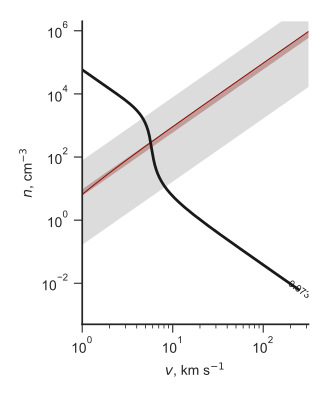

Python code for this plot:
import sys
import numpy as np
from matplotlib import pyplot as plt
import seaborn as sns
from vec_root import chandrupatla

figname = sys.argv[0].replace('.py', '.pdf')

sns.set_style('ticks')
sns.set_color_codes('dark')
fig, axes = plt.subplots(1, 1, sharex=True, sharey=True, figsize=(3.3, 4))
stardata = [
    [10.0, 0.63, 0.0066, 1e-4, axes],
]

# Velocities in units of km/s (1 km/s -> 100 km/s)
logvgrid = np.linspace(0.0, 2.5, 800)
# Densities in units of 1 pcc  (0.01 -> 1e5)
logngrid = np.linspace(-3.3, 6.3, 800)
# 2d versions of velocity and density grids
vv, nn = np.meshgrid(10**logvgrid, 10**logngrid)

def rstar(v10, n, L4):
    """Characteristic radius in pc"""
    return 2.21*np.sqrt(L4/n)/v10

def taustar(v10, n, L4, kappa600=1.0):
    """Characteristic optical depth"""
    return 0.0089*kappa600*np.sqrt(L4*n)/v10

def xfunc(x, ts, eta):
    """Function to be zeroed to find x"""
    return x**2 - (1.0 - np.exp(-2*ts*x)) - eta

R0s = [0.073, ]
lws = [2.0, ]
cformats = { 0.073: "0.073 pc", }
clevs_to_label = list(cformats.keys())

box_params = dict(fc='w', ec='0.8', lw=0.4, pad=2)
RBW_label = r"Radiation bow wave, $\eta < \tau < 1$"
RBS_label = r"Radiation bow shock, $\tau > 1$"
WBS_label = r"Wind bow shock, $\tau < \eta$"

# Miscellaneous panel-dependent plot params
d = {
    "RBW y": {10.0: 4000.0, 20.0: 5000.0, 40.0: 2500.0},
    "trapped y": {10.0: 3.5e4, 20.0: 2.5e5, 40.0: 1.5e5},
    "trapped bg": {10.0: '0.85', 20.0: 'w', 40.0: 'w'},
    "IF tau": {10.0: 0.2, 20.0: 3.7, 40.0: 6.4},
    "IF tau gas": {10.0: 5.0, 20.0: 5.0, 40.0: 5.0},
}

T0 = 8000*np.ones_like(vv)
kappa = 600.0
for M, L4, eta, S49, ax in stardata:
    Mlabel = "\n".join([
        "B1.5V star", "",
        rf"$M = {M:.0f}\, M_\odot$",
        rf"$L = {1e4*L4:.1e}\, L_\odot$".replace("e+0", r"\times 10^"),
        rf"$\eta = {eta}$"])
    Rs = rstar(vv/10, nn, L4)
    ts = taustar(vv/10, nn, L4, kappa600=kappa/600.0)
    a, b = 0.0, 2*np.sqrt(1.0 + eta)
    x = chandrupatla(xfunc, a, b, args=(ts, eta))
    R0 = x*Rs
    tau = 2*x*ts

    # Ionization parameter - fiducial
    U = 2.789*S49 / (R0**2 * nn)
    # Shell ionization parameter - assume compression by M^2
    Ush = U/(vv/10)**2
    # Ionization fraction in shell
    ysh = 1.0 - 1.0/(3.5e5*Ush)

    # cs = ax.contour(vv, nn, ysh,
    #                 (0.9, 0.99, 0.999, 0.9999, 0.99999),
    #                 linewidths=1.0,
    #                 colors='g', alpha=0.5)
    # ax.clabel(cs,
    #           fontsize=5, colors='g', fmt='$%.5f$', 
    #           inline=True, inline_spacing=1, use_clabeltext=True)
    # ax.text(75, 6e-3, fr"$y_\mathrm{{in}} = {ysh.max():.5f}$",
    #         fontsize=5, color='g', alpha=0.5)
    # ax.text(12, 1.3e6, fr"$y_\mathrm{{in}} = {ysh.min():.5f}$",
    #         fontsize=5, color='g', alpha=0.5)

    # Fraction of ionizing photons absorbed in shell
    alphaB = 2.6e-13*(T0/1e4)**(-0.7)
    absfrac0 = 3*np.pi*(3.085677582e18)**3 * alphaB / 1e49
    absfrac = absfrac0 * (vv/10)**2 * nn**2 * R0**3 / S49
    # Advection contribution
    advecfrac = 4*np.pi*(3.085677582e18*R0)**2 *nn*vv*1e5 / (1e49*S49) 
    # Equivalent optical depth
    tau_gas = -np.log(1.0 - absfrac)
    #absfrac = 2.76e-4 * (vv/10)**-1 * nn**0.5 * (L4)**1.5 / S49

    T0[absfrac + advecfrac > 1.0] = 100.0

    tau_dust = (3/8)*tau
    # Ionization parameter just outside the shell
    Uout = U*np.exp(-(tau_dust + tau_gas))
    Uout[~np.isfinite(Uout)] = 0.0
    Ushout = Uout/(vv/10)**2

    # y^2 / (1 - y) = CU
    # y = 0.1 => y^2 / (1 - y) = 0.0111111111111
    # y = 0.5 => y^2 / (1 - y) = 0.5
    # y = 0.9 => y^2 / (1 - y) = 8.1
    # y = 0.99 => y^2 / (1 - y) = 98.1

    # cu = 3.5e5*Uout

    # y_out = 0.5*cu * (np.sqrt(1.0 + 4/cu) - 1.0)
    # cs = ax.contour(vv, nn, Uout,
    #                 np.logspace(-7.0, 1.0, 9),
    #                 linewidths=np.linspace(0.2, 1.5, 9),
    #                 colors='r', alpha=0.5)
    # ax.clabel(cs,x
    #           fontsize='xx-small', colors='r', fmt='%.0e', 
    #           inline=True, inline_spacing=1, use_clabeltext=True)

    #ax.contour(vv, nn, 3.5e5*Uout, (0.5, 98.1), colors='r', alpha=0.5)
    c_sig_over_alpha = 2.99792458e10*3e-18 / alphaB
    c_sig_over_alpha *= (1 - absfrac)**(1./3.)
    y_IF = 0.1
    y1, y2 = 0.01, 0.99
    LHS_IF = y_IF**2 / (1 - y_IF)
    LHS1, LHS2 = y1**2/(1 - y1), y2**2/(1 - y2)
    #cs = ax.contour(vv, nn, c_sig_over_alpha*Ushout, (LHS_IF,), linewidths=2, colors='r', alpha=0.5)
    m = (c_sig_over_alpha*Ushout >= LHS1) & (c_sig_over_alpha*Ushout <= LHS2)
    tau_gas_IF = np.nanmean(tau_gas[m])
    tau_dust_IF = np.nanmean(tau_dust[m])
    cs = ax.contourf(vv, nn, tau_dust, (tau_dust[m].min(), tau_dust[m].max()), linewidths=2, colors='r', alpha=0.3)
    ax.contour(vv, nn, absfrac+advecfrac, 1.0, linewidths=0.7, colors='r')

    # ax.contour(vv, nn, tau, tau_dust_IF,
    #            colors='k', linestyles='--', linewidths=0.8)
    # ax.contour(vv, nn, tau_gas, tau_gas_IF,
    #            colors='y', linewidths=0.4)
    arrows = r"$\uparrow\!\!\!\!\uparrow$"
    # trap_text = rf"{arrows} Trapped i-front, $\tau_\mathrm{{d}} = {tau_dust_IF:.1f}$, $\tau_\mathrm{{gas}} = {tau_gas_IF:.1f}$ {arrows}"
    trap_text = rf"{arrows} Trapped i-front {arrows}"
    # ax.text(60, d["trapped y"][M],
    #         trap_text,
    #         ha='center', va='center',
    #         fontsize='xx-small', color='r', alpha=0.5, rotation=10,
    #         bbox=dict(fc=d["trapped bg"][M], ec='none', pad=0.1)
    # )
    # ax.clabel(cs, (0.5,),
    #           manual=((60, 1e4),),
    #           fontsize='xx-small', colors='r',
    #           fmt=r'$\uparrow\uparrow$ Trapped i-front $\uparrow\uparrow$', 
    #           inline=True, inline_spacing=10, use_clabeltext=True)

    ax.contourf(vv, nn, tau, (eta, 1.0), colors='k', alpha=0.15)
    # ax.contour(vv, nn, tau, (eta/3, eta, 3*eta), colors='r')
    # ax.contour(vv, nn, tau, (1.0, 3.0), colors='m')
    cs = ax.contour(vv, nn, R0, R0s, linewidths=lws, colors='k')
    clevs = [level for level in clevs_to_label if level in cs.levels]
    ax.clabel(cs, clevs,
              fontsize='x-small', fmt=cformats,
              inline=True, inline_spacing=2, use_clabeltext=True)
    # ax.text(62.0, 1e-2, Mlabel, zorder=100, fontsize='x-small', bbox=box_params)
    # ax.text(18.0, d["RBW y"][M], RBW_label, rotation=15, fontsize='xx-small', bbox={**box_params, **dict(fc='0.85', ec='0.6')})
    # ax.text(16.0, 1e6, RBS_label, rotation=15, fontsize='xx-small', bbox=box_params)
    # ax.text(20.0, 15.0, WBS_label, rotation=15, fontsize='xx-small', bbox=box_params)


    #
    # Now do the cooling length
    #
    # Sound speed:
    cs = 11.4*np.sqrt(T0/1e4)
    # pre-shock Mach number
    M0 = vv/cs
    # post-shock Mach number
    M1 = np.sqrt((M0**2 + 3)/(5*M0**2 - 1))
    # post-shock temperature in units of T0
    T1 = (5*M0**2 - 1)*(1 + 3/M0**2) / 16
    # post-shock density
    n1 = nn*4*M0**2 / (M0**2 + 3)
    # post-shock velocity
    v1 = vv*nn/n1
    # Cooling rate
    Lam1 = 3.3e-24 * (T1*T0/1e4)**2.3
    Lam2 = 1e-20 / (T1*T0/1e4)

    k = 3
    Lambda = (Lam1**(-k) + Lam2**(-k))**(-1/k)

    # Heating rate
    Gamma = (T0/1e4)**2.8 * 3.3e-24 /np.sqrt(T1*T0/1e4)

    # Cooling length in parsec
    dcool = 3*(1e5*v1)*(1.3806503e-16 * T1*T0) / (n1*(Lambda - Gamma)) / 3.085677582e18

    dcool[vv < cs] = np.nan

    # Ratio with respect to adiabatic shell thickness
    h1 = 0.177*R0
    cool_ratio1 = dcool / R0
    # Ratio with respect to isothermal shell thickness
    h2 = 3*R0/(4*M0**2) * (2 / (1 + np.sqrt(1 + (18/M0**2)) ))
    cool_ratio2 = dcool / h2

    # cs = ax.contour(vv, nn, cool_ratio1, (1.0,),
    #                 linewidths=2, colors='b', alpha=0.5)
    # ax.clabel(cs, 
    #           fontsize='xx-small', fmt=r"$d_\mathrm{cool} = R_0$",
    #           inline=True, inline_spacing=2, use_clabeltext=True)
    # cs = ax.contour(vv, nn, cool_ratio2, (1.0,),
    #                 linewidths=1, colors='b', alpha=0.5)
    # ax.clabel(cs, 
    #           fontsize='xx-small', fmt=r"$d_\mathrm{cool} = h_0$",
    #           inline=True, inline_spacing=2, use_clabeltext=True)


    ax.set(xscale='log', yscale='log')

axes.set(xlabel=r"$v$, km s$^{-1}$", ylabel=r"$n$, cm$^{-3}$")
sns.despine()
fig.tight_layout()
fig.savefig(figname)

print(figname, end='')
